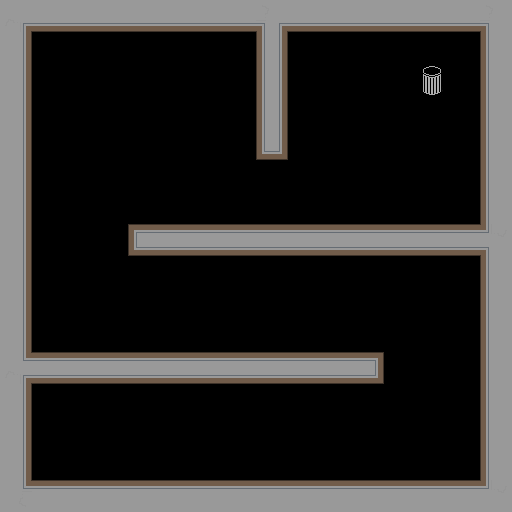

A 2D game scene composited from a Tiled map and its tileset images. What follows is a short description and the map's XML, with every tile layer's data as written:
An orthogonal 16x16 tile map with 32x32 px tiles, 1 tile layer (Tile Layer 2), 1 hidden layer not drawn and 10 objects.

<map version="1.0" orientation="orthogonal" renderorder="right-down" width="16" height="16" tilewidth="32" tileheight="32" nextobjectid="15">
 <tileset firstgid="1" name="oltile" tilewidth="32" tileheight="32" tilecount="28" columns="28">
  <image source="oltile.png" width="896" height="32" />
 </tileset>
 <layer name="Tile Layer 1" width="16" height="16" visible="0">
  <data encoding="csv">
17,17,17,17,17,17,17,17,17,17,17,17,17,17,17,17,
17,17,17,17,17,17,17,17,17,17,17,17,17,17,17,17,
17,17,17,17,17,17,17,17,17,17,17,17,17,17,17,17,
17,17,17,17,17,17,17,17,17,17,17,17,17,17,17,17,
17,17,17,17,17,17,17,17,17,17,17,17,17,17,17,17,
17,17,17,17,17,17,17,17,17,17,17,17,17,17,17,17,
17,17,17,17,17,17,17,17,17,17,17,17,17,17,17,17,
17,17,17,17,17,17,17,17,17,17,17,17,17,17,17,17,
17,17,17,17,17,17,17,17,17,17,17,17,17,17,17,17,
17,17,17,17,17,17,17,17,17,17,17,17,17,17,17,17,
17,17,17,17,17,17,17,17,17,17,17,17,17,17,17,17,
17,17,17,17,17,17,17,17,17,17,17,17,17,17,17,17,
17,17,17,17,17,17,17,17,17,17,17,17,17,17,17,17,
17,17,17,17,17,17,17,17,17,17,17,17,17,17,17,17,
17,17,17,17,17,17,17,17,17,17,17,17,17,17,17,17,
17,17,17,17,17,17,17,17,17,17,17,17,17,17,17,17
</data>
 </layer>
 <objectgroup name="Object Layer 1">
  <object id="3" x="0" y="2" width="512" height="26" />
  <object id="4" x="258" y="0" width="28" height="160" />
  <object id="5" x="130" y="224" width="382" height="30" />
  <object id="6" x="-2" y="2" width="516" height="24" />
  <object id="8" x="-2" y="-2" width="30" height="510" />
  <object id="9" x="0" y="482" width="464" height="26" />
  <object id="12" x="0" y="480" width="512" height="36" />
  <object id="13" x="480" y="0" width="32" height="520" />
  <object id="14" x="0" y="352" width="382" height="30" />
 </objectgroup>
 <objectgroup name="Object Layer 2">
  <object id="2" x="416" y="66" width="30" height="28" />
 </objectgroup>
 <layer name="Tile Layer 2" width="16" height="16">
  <data encoding="csv">
14,18,18,18,18,18,18,18,23,18,18,18,18,18,18,13,
20,0,0,0,0,0,0,0,28,0,0,0,0,0,0,19,
20,0,0,0,0,0,0,0,28,0,0,0,0,22,0,19,
20,0,0,0,0,0,0,0,28,0,0,0,0,0,0,19,
20,0,0,0,0,0,0,0,1,0,0,0,0,0,0,19,
20,0,0,0,0,0,0,0,0,0,0,0,0,0,0,19,
20,0,0,0,0,0,0,0,0,0,0,0,0,0,0,19,
20,0,0,0,2,27,27,27,27,27,27,27,27,27,27,24,
20,0,0,0,0,0,0,0,0,0,0,0,0,0,0,19,
20,0,0,0,0,0,0,0,0,0,0,0,0,0,0,19,
20,0,0,0,0,0,0,0,0,0,0,0,0,0,0,19,
25,27,27,27,27,27,27,27,27,27,27,3,0,0,0,19,
20,0,0,0,0,0,0,0,0,0,0,0,0,0,0,19,
20,0,0,0,0,0,0,0,0,0,0,0,0,0,0,19,
20,0,0,0,0,0,0,0,0,0,0,0,0,0,0,19,
16,21,21,21,21,21,21,21,21,21,21,21,21,21,21,15
</data>
 </layer>
</map>
